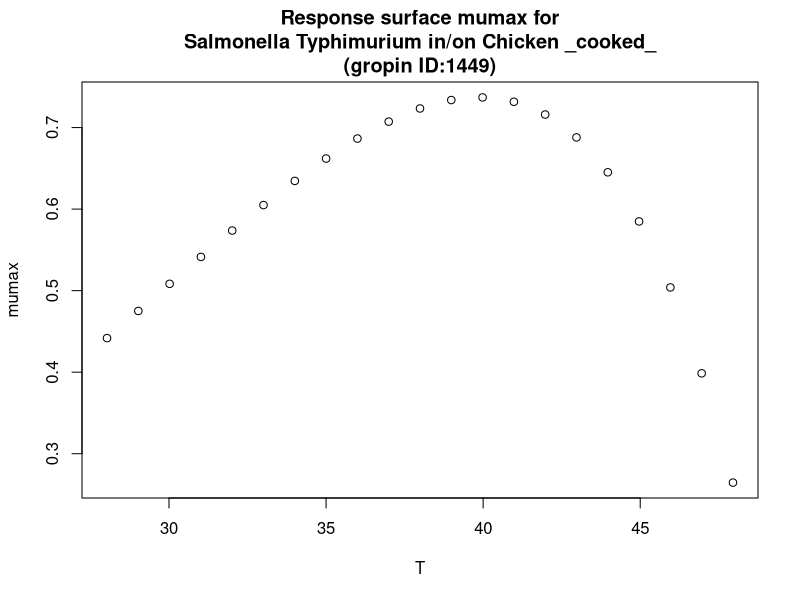

Write R code to recreate this figure.
#############################
# start of Parameter script
#############################
T <- seq(28.028,47.952047952048,length.out=21)
#############################
# end of Parameter script
#############################
############################# 
# start of Model script Gropin ID 1449 
#############################
 
# constant coefficients for this model
 
variables <- data.frame(T)
argumentsPar <- expand.grid(variables)
 
# heart of the model
response_surface <- function(T) {
   mumax <-((0.02973*(T-4.703))^2)*(1-exp(0.1172*(T-49.44)))

return(mumax=mumax)
} 

# output parameters
responseSurface <- cbind(argumentsPar,response_surface(argumentsPar['T']))
colnames(responseSurface) <- c(colnames(argumentsPar),'mumax')
#############################
# End of Model script
#############################
############################# 
# start of Visualisation script Gropin ID 1449 
#############################
plot(T,responseSurface$'mumax',xlab='T',
                          ylab='mumax',main='Response surface mumax for
Salmonella Typhimurium in/on Chicken _cooked_
(gropin ID:1449)')
#############################
# End of Visualisation script
#############################
